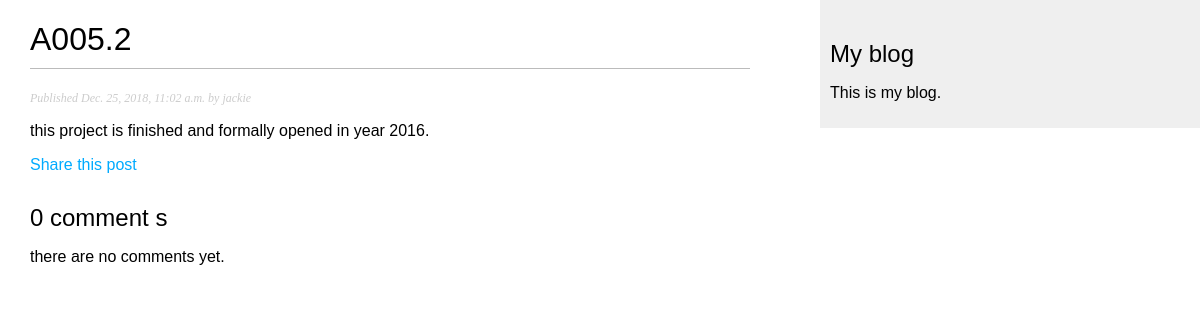
Page /blog/2018/12/25/a0052/ on the committed database.
### blog/models.py (models this page shows, shortened)
class Post(models.Model):
    STATUS_CHOICES = (
        ('draft', 'Draft'),
        ('published', 'Published'),
    )
    title = models.CharField(max_length=250)
    slug = models.SlugField(max_length=250,
                            unique_for_date='publish')
    author = models.ForeignKey(User,
                               on_delete=models.CASCADE,
                               related_name='blog_posts')
    body = models.TextField()
    publish = models.DateTimeField(default=timezone.now)
    created = models.DateTimeField(auto_now_add=True)
    updated = models.DateTimeField(auto_now=True)
    status = models.CharField(max_length=10,
                              choices=STATUS_CHOICES,
                              default='draft')
    objects = models.Manager() # The default manager.
    published = PublishedManager() # Our custom manager.
    class Meta:
        ordering = ('-publish',)

### blog/views.py (the view)
def post_detail(request, year, month, day, post):
    post = get_object_or_404(Post, slug=post,
                                   status='published',
                                   publish__year=year,
                                   publish__month=month,
                                   publish__day=day)
    comments = post.comments.filter(active=True)  #got all active comments related to specifed post to variable 'comments'.
    new_comment = None  #initiate a virable.
    if request.method == 'POST':
        comment_form = CommentForm(data=request.POST)
        if comment_form.is_valid():
            new_comment = comment_form.save(commit=False)
            new_comment.post = post
            new_comment.save()
    else:
        comment_form = CommentForm()
    return render(request,
                  'blog/post/detail.html',
                  {'post': post,
                   'comments':comments,   #added in 12.26
                   'new_comment':new_comment,   #added in 12.26
                   'comment_form':comment_form  #added in 12.26
                   })

### blog/templates/blog/post/detail.html (shortened to what this page needs)
{% extends "blog/base.html" %}
{% block content %}
  <h1>{{ post.title }}</h1>
  <p class="date">
    Published {{ post.publish }} by {{ post.author }}
  </p>
  {{ post.body|linebreaks }}
  <p>
    <a href="{% url "blog:post_share" %}">
       Share this post
    </a>
  </p>
  {% with comments.count as total_comments %}
    <h2>
      {{ total_comments }} comment {{ total_comments|pluralize }}
    </h2>
  {% endwith %}
  {% for comment in comments %}
    <div class="comment">
      <p class="info">
        Comment {{ forloop.counter }} by {{ comment.name }}
        {{ comment.created }}
      </p>
      {{ comment.body|linebreaks }}
    </div>
  {% empty %}
    <p> there are no comments yet.</p>
    {% endfor %}
{% endblock %}

### blog/static/css/blog.css (style rules this page uses)
body { margin:0; padding:0; font-family:helvetica, sans-serif; }
a { color:#00abff; text-decoration:none; }
h1 { font-weight:normal; border-bottom:1px solid #bbb; padding:0 0 10px 0; }
h2 { font-weight:normal; margin:30px 0 0; }
p.date { color:#ccc; font-family: georgia, serif; font-size: 12px; font-style: italic; }

### rows in the picture
Post: title "A005.2", publish "Dec. 25, 2018, 11:02 a.m.", author "jackie", body "this project is finished and formally opened in year 2016."

### other values in the picture
{{ total_comments }} "0"
